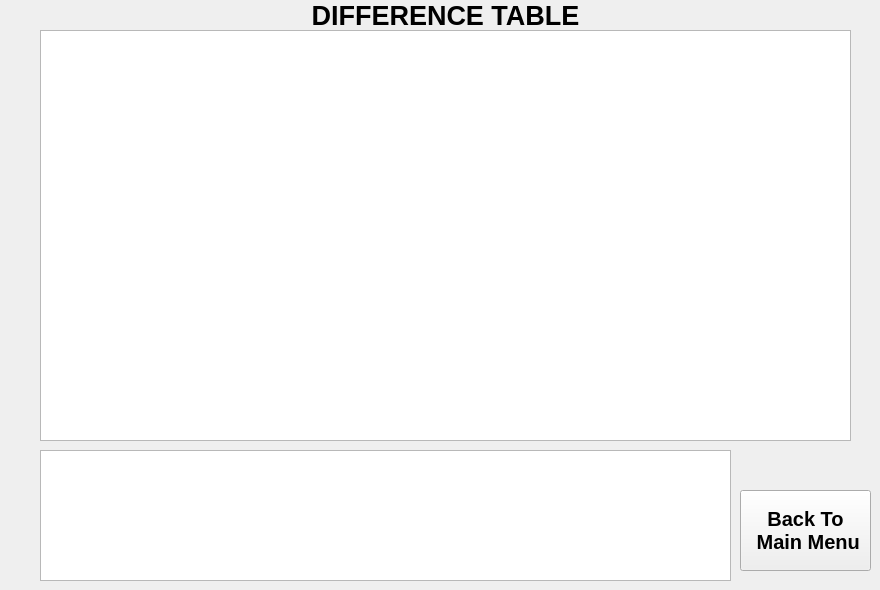
    <widget class="QWidget" name="InterpolationTab">
     <attribute name="title">
      <string>Page</string>
     </attribute>
     <widget class="QLabel" name="Chp3interpolheading">
      <property name="geometry">
       <rect>
        <x>270</x>
        <y>-20</y>
        <width>351</width>
        <height>71</height>
       </rect>
      </property>
      <property name="font">
       <font>
        <pointsize>20</pointsize>
        <weight>75</weight>
        <bold>true</bold>
       </font>
      </property>
      <property name="text">
       <string>DIFFERENCE TABLE</string>
      </property>
      <property name="alignment">
       <set>Qt::AlignCenter</set>
      </property>
     </widget>
     <widget class="QTableWidget" name="DifferenceTable">
      <property name="geometry">
       <rect>
        <x>40</x>
        <y>30</y>
        <width>811</width>
        <height>411</height>
       </rect>
      </property>
     </widget>
     <widget class="QPushButton" name="Chp3iterback">
      <property name="geometry">
       <rect>
        <x>740</x>
        <y>490</y>
        <width>131</width>
        <height>81</height>
       </rect>
      </property>
      <property name="font">
       <font>
        <pointsize>15</pointsize>
        <weight>75</weight>
        <bold>true</bold>
       </font>
      </property>
      <property name="text">
       <string>Back To 
 Main Menu</string>
      </property>
     </widget>
     <widget class="QTextBrowser" name="Chp3interpolans">
      <property name="geometry">
       <rect>
        <x>40</x>
        <y>450</y>
        <width>691</width>
        <height>131</height>
       </rect>
      </property>
     </widget>
    </widget>
